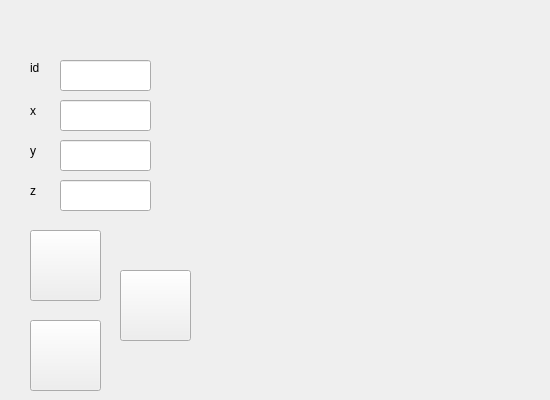
    <widget class="QWidget" name="pageMap">
     <widget class="QLineEdit" name="leMapX">
      <property name="geometry">
       <rect>
        <x>60</x>
        <y>100</y>
        <width>91</width>
        <height>31</height>
       </rect>
      </property>
      <property name="inputMask">
       <string/>
      </property>
     </widget>
     <widget class="QLineEdit" name="leMapY">
      <property name="geometry">
       <rect>
        <x>60</x>
        <y>140</y>
        <width>91</width>
        <height>31</height>
       </rect>
      </property>
      <property name="inputMask">
       <string/>
      </property>
     </widget>
     <widget class="QLineEdit" name="leMapZ">
      <property name="geometry">
       <rect>
        <x>60</x>
        <y>180</y>
        <width>91</width>
        <height>31</height>
       </rect>
      </property>
      <property name="inputMask">
       <string/>
      </property>
     </widget>
     <widget class="QLabel" name="labelMapX">
      <property name="geometry">
       <rect>
        <x>30</x>
        <y>90</y>
        <width>31</width>
        <height>41</height>
       </rect>
      </property>
      <property name="text">
       <string>x</string>
      </property>
     </widget>
     <widget class="QLabel" name="labelMapY">
      <property name="geometry">
       <rect>
        <x>30</x>
        <y>130</y>
        <width>41</width>
        <height>41</height>
       </rect>
      </property>
      <property name="text">
       <string>y</string>
      </property>
     </widget>
     <widget class="QLabel" name="labelMapZ">
      <property name="geometry">
       <rect>
        <x>30</x>
        <y>170</y>
        <width>41</width>
        <height>41</height>
       </rect>
      </property>
      <property name="text">
       <string>z</string>
      </property>
     </widget>
     <widget class="QLabel" name="labelMapPicture">
      <property name="geometry">
       <rect>
        <x>210</x>
        <y>60</y>
        <width>331</width>
        <height>301</height>
       </rect>
      </property>
      <property name="toolTip">
       <string>未来功能</string>
      </property>
      <property name="text">
       <string/>
      </property>
     </widget>
     <widget class="QPushButton" name="btnMapSave">
      <property name="geometry">
       <rect>
        <x>30</x>
        <y>230</y>
        <width>71</width>
        <height>71</height>
       </rect>
      </property>
      <property name="toolTip">
       <string>记录</string>
      </property>
      <property name="styleSheet">
       <string notr="true">QPushButton#btnMapSave{
	border-image :url(:/new/image/Book_and_Quill_JE2_BE2.gif);
}</string>
      </property>
      <property name="text">
       <string/>
      </property>
      <property name="shortcut">
       <string>Enter</string>
      </property>
      <property name="flat">
       <bool>false</bool>
      </property>
     </widget>
     <widget class="QLabel" name="labelMapId">
      <property name="geometry">
       <rect>
        <x>30</x>
        <y>60</y>
        <width>72</width>
        <height>15</height>
       </rect>
      </property>
      <property name="text">
       <string>id</string>
      </property>
     </widget>
     <widget class="QLineEdit" name="leMapId">
      <property name="geometry">
       <rect>
        <x>60</x>
        <y>60</y>
        <width>91</width>
        <height>31</height>
       </rect>
      </property>
     </widget>
     <widget class="QPushButton" name="btnMapFile">
      <property name="geometry">
       <rect>
        <x>30</x>
        <y>320</y>
        <width>71</width>
        <height>71</height>
       </rect>
      </property>
      <property name="toolTip">
       <string>成书</string>
      </property>
      <property name="styleSheet">
       <string notr="true">QPushButton#btnMapFile{
	border-image: url(:/new/image/written_book.gif);
}</string>
      </property>
      <property name="text">
       <string/>
      </property>
     </widget>
     <widget class="QPushButton" name="btnPaper_4">
      <property name="geometry">
       <rect>
        <x>120</x>
        <y>270</y>
        <width>71</width>
        <height>71</height>
       </rect>
      </property>
      <property name="toolTip">
       <string>新的纸张</string>
      </property>
      <property name="styleSheet">
       <string notr="true">QPushButton#btnPaper_4{
	border-image : url(:/new/image/paper.png)
}</string>
      </property>
      <property name="text">
       <string/>
      </property>
     </widget>
    </widget>
